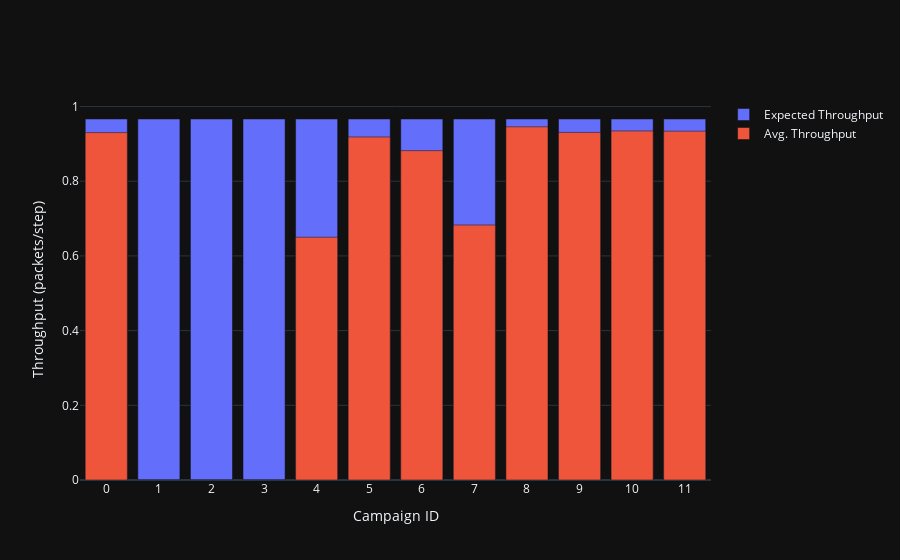

Notebook code for this chart:
### Code cell
fig = go.Figure()

fig.add_trace(go.Bar(
    x=result_df['campaign_id'],
    y=result_df['expected_throughput'],
    name='Expected Throughput',
    hovertemplate='<b>Expected Throughput: %{y}</b><extra></extra>'
))


campaign_hovertemplate = '<b>Avg. Throughput: %{y}</b><br>'
for index, column in enumerate(variable_columns):
    campaign_hovertemplate += column + ': %{customdata['+ str(index) + ']}<br>'
campaign_hovertemplate += '<extra></extra>'

fig.add_trace(go.Bar(
    x=result_df['campaign_id'],
    y=result_df['avg_throughput'],
    name='Avg. Throughput',
    customdata=result_df[variable_columns],
    hovertemplate=campaign_hovertemplate
))

fig.update_layout(
    barmode='overlay',
    xaxis_title='Campaign ID',
    yaxis_title='Throughput (packets/step)',
    hovermode='x'
)

fig.update_xaxes(
   ticktext=[str(i) for i in range(len(result_df))],
   tickvals=[i for i in range(len(result_df))],
)

fig.show()

### Figure 1 — Plotly figure (JSON) as saved in the notebook; plotly's stock layout.template omitted (floating-point values rounded to 4 significant figures)
{"data": [{"hovertemplate": "<b>Expected Throughput: %{y}</b><extra></extra>", "name": "Expected Throughput", "x": [0, 1, 2, 3, 4, 5, 6, 7, 8, 9, 10, 11], "y": [0.9667, 0.9667, 0.9667, 0.9667, 0.9667, 0.9667, 0.9667, 0.9667, 0.9667, 0.9667, 0.9667, 0.9667], "type": "bar"}, {"customdata": [["1", "1", "30", "True"], ["1", "1", "30", "False"], ["1", "1", "30", "False"], ["1", "1", "30", "False"], ["1", "1", "30", "False"], ["1", "1", "30", "False"], ["1", "1", "30", "False"], ["1", "1", "30", "False"], ["1", "1", "30", "False"], ["1", "1", "30", "False"], ["1", "1", "30", "False"], ["1", "1", "30", "False"]], "hovertemplate": "<b>Avg. Throughput: %{y}</b><br>repetitions: %{customdata[0]}<br>num_agents: %{customdata[1]}<br>mission_size: %{customdata[2]}<br>training: %{customdata[3]}<br><extra></extra>", "name": "Avg. Throughput", "x": [0, 1, 2, 3, 4, 5, 6, 7, 8, 9, 10, 11], "y": [0.9303, 0.0, 0.0, 0.0, 0.6501, 0.9185, 0.8819, 0.6828, 0.9457, 0.9307, 0.9346, 0.934], "type": "bar"}], "layout": {"barmode": "overlay", "xaxis": {"title": {"text": "Campaign ID"}, "ticktext": ["0", "1", "2", "3", "4", "5", "6", "7", "8", "9", "10", "11"], "tickvals": [0, 1, 2, 3, 4, 5, 6, 7, 8, 9, 10, 11]}, "yaxis": {"title": {"text": "Throughput (packets/step)"}}, "hovermode": "x"}}
